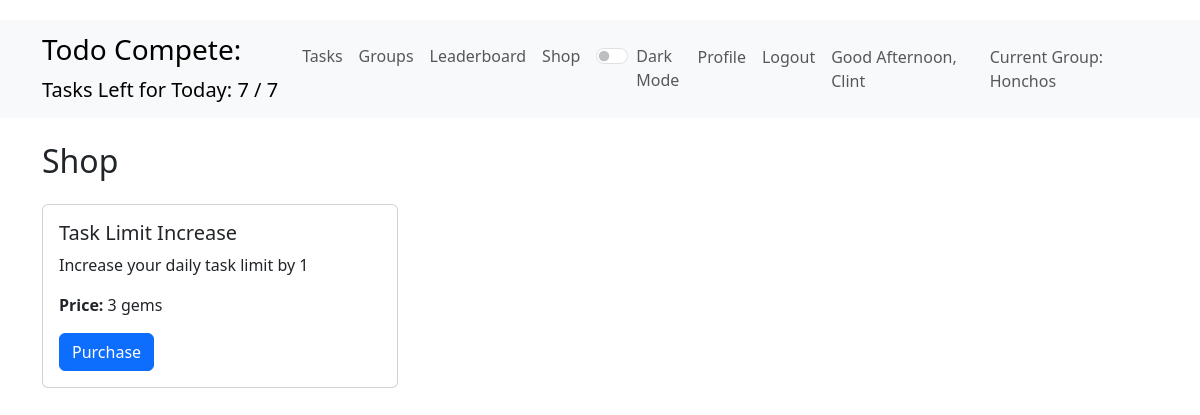
The app's page /shop/ (signed in) with its own data.
### todo_app/models.py (models this page shows, shortened)
class User(AbstractUser):
    pass

class UserProfile(models.Model):
    user = models.OneToOneField(User, on_delete=models.CASCADE)
    gems = models.IntegerField(default=0)  # This represents current gems
    all_time_gems = models.IntegerField(default=0)  # This reperesents the all time gems
    daily_task_limit = models.IntegerField(default=5)
    task_limit_increases = models.IntegerField(default=0)
    current_group = models.ForeignKey(Group, on_delete=models.SET_NULL, null=True, blank=True, related_name='current_members')
    def get_next_task_limit_price(self):
        base_price = 3
        return base_price + (self.task_limit_increases * 2)

class Group(models.Model):
    name = models.CharField(max_length=100, unique=True)
    description = models.TextField(blank=True)
    creator = models.ForeignKey(User, on_delete=models.CASCADE, related_name='created_groups')
    members = models.ManyToManyField(User, related_name='joined_groups')
    created_at = models.DateTimeField(auto_now_add=True)

class ShopItem(models.Model):
    name = models.CharField(max_length=100)
    description = models.TextField()
    price = models.IntegerField()
    effect = models.CharField(max_length=100)  # for example increase_task_limit which is the only effect that I have incorporated in the shop so far

### todo_app/views.py (the view)
# urls.py: path('shop/', views.shop, name='shop'),
@login_required
def shop(request):
    items = ShopItem.objects.all()
    user_profile = request.user.userprofile
    item_prices = {}
    for item in items:
        if item.effect == 'increase_task_limit':
            item_prices[item.id] = user_profile.get_next_task_limit_price()
        else:
            item_prices[item.id] = item.price
    return render(request, 'todo_app/shop.html', {
        'items': items,
        'item_prices': item_prices,
        'in_group': request.user.userprofile.current_group is not None,
    })

### todo_app/context_processors.py (called while the page is built)
def task_info(request):
    if request.user.is_authenticated:
        today = timezone.now().date()
        tasks = Task.objects.filter(user=request.user, created_at__date=today)
        daily_limit = request.user.userprofile.daily_task_limit
        tasks_left_today = daily_limit - tasks.count()
        return {
            'tasks_left_today': tasks_left_today,
            'daily_task_limit': daily_limit,
            'current_gems': request.user.userprofile.gems,
        }
    return {}

### todo_app/templatetags/custom_filters.py (called while the page is built)
@register.filter
def get_item(dictionary, key):
    return dictionary.get(key)

### todo_app/templates/todo_app/shop.html (shortened to what this page needs)
{% extends 'todo_app/layout.html' %}
{% load custom_filters %}
{% block content %}
<h2 class="mb-4">Shop</h2>
<div class="row">
    {% for item in items %}
    <div class="col-md-4 mb-4">
        <div class="card">
            <div class="card-body">
                <h5 class="card-title">{{ item.name }}</h5>
                <p class="card-text">{{ item.description }}</p>
                <p class="card-text"><strong>Price:</strong> {{ item_prices|get_item:item.id }} gems</p>
                <form action="{% url 'purchase_item' item.id %}" method="post">
                    <button type="submit" class="btn btn-primary">Purchase</button>
                </form>
            </div>
        </div>
    </div>
    {% endfor %}
</div>
{% endblock %}

### todo_app/templates/todo_app/layout.html (shortened to what this page needs)
{% load static %}
<!DOCTYPE html>
<html lang="en">
<head>
    <link rel="stylesheet" href="https://cdnjs.cloudflare.com/ajax/libs/bootstrap/5.3.0/css/bootstrap.min.css">
    <link rel="stylesheet" href="{% static 'css/styles.css' %}">
</head>
<body>
    <nav class="navbar navbar-expand-lg navbar-light bg-light">
        <div class="container">
            <a class="navbar-brand">
                <b><h3>Todo Compete:</h3></b>
                {% if user.is_authenticated %}
                    Tasks Left for Today: {{ tasks_left_today }} / {{ daily_task_limit }}
                {% endif %}
            </a>
            <div class="collapse navbar-collapse" id="navbarNav">
                <ul class="navbar-nav me-auto">
                    <li class="nav-item">
                        <a class="nav-link" href="{% url 'task_list' %}">Tasks</a>
                    </li>
                    <li class="nav-item">
                        <a class="nav-link" href="{% url 'group_list' %}">Groups</a>
                    </li>
                    <li class="nav-item">
                        <a class="nav-link" href="{% url 'leaderboard' %}">Leaderboard</a>
                    </li>
                    <li class="nav-item">
                        <a class="nav-link" href="{% url 'shop' %}">Shop</a>
                    </li>
                    <li class="nav-link">
                    <div class="form-check form-switch">
                        <input class="form-check-input" type="checkbox" id="darkModeToggle">
                        <label class="form-check-label" for="darkModeToggle">Dark Mode</label>
                    </div>
                    </li>
                </ul>
                <ul class="navbar-nav">
                    {% if user.is_authenticated %}
                        <li class="nav-item">
                            <a class="nav-link" href="{% url 'profile' user.username %}">Profile</a>
                        </li>
                        <li class="nav-item">
                            <a class="nav-link" href="{% url 'logout' %}">Logout</a>
                        </li>
                        <li class="nav-item">
                            <div class="nav-link" id="greeting" data-username="{{ user.username }}">{{ user.username }}</div>
                        </li>
                    {% endif %}
                    {% if user.is_authenticated %}
                    <li class="nav-item">
                        <a class="nav-link">
                            {% if user.userprofile.current_group %}
                                Current Group: {{ user.userprofile.current_group.name }}
                            {% else %}
                                No Current Group
                            {% endif %}
                        </a>
                    </li>
                    {% endif %}
                </ul>
            </div>
        </div>
    </nav>
    <div class="container mt-4">
        {% block content %}
        {% endblock %}
    </div>
</body>
</html>

### static/css/styles.css (style rules this page uses)
body { padding-top: 20px; }

### records on screen
User: userprofile.current_group.name "Honchos"
ShopItem: name "Task Limit Increase", description "Increase your daily task limit by 1", id "3"

### other values on screen
{{ tasks_left_today }} "7"
{{ daily_task_limit }} "7"
